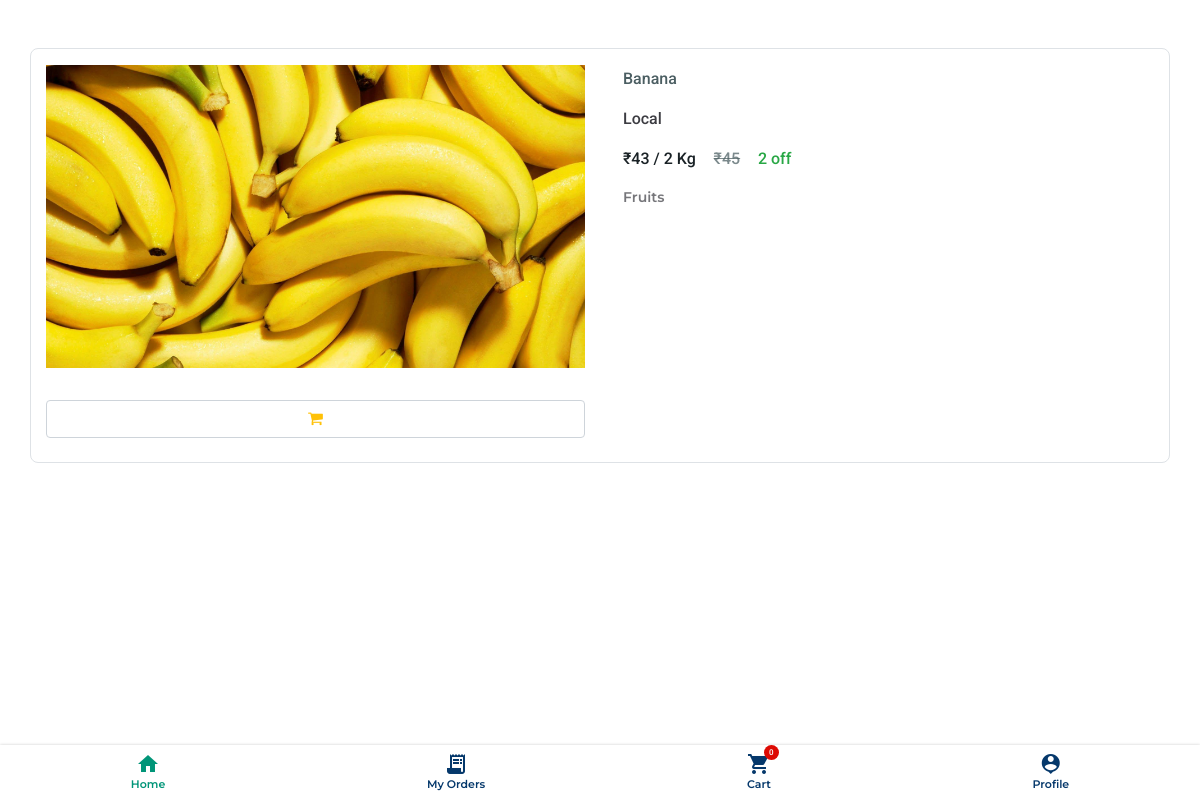
/userhome/category_products/user_view_product_details/2/ (signed in), run on the app's committed database.
### arman/models.py (models this page shows)
class product(models.Model):
    Name = models.CharField(max_length=100)
    Brand = models.CharField(max_length=100)
    Category = models.CharField(max_length=100)
    category_name = models.CharField(max_length=100)
    per_unit = models.CharField(max_length=100)
    Qty = models.IntegerField()
    Rate = models.IntegerField()
    Discount = models.IntegerField()
    Percentage = models.IntegerField()
    Total_rate = models.IntegerField()
    Top_product = models.CharField(max_length=20)
    Image = models.ImageField(upload_to='images', blank=True, null=True)

### arman/views.py (the view)
# urls.py: path('userhome/category_products/user_view_product_details/<int:pk>/',
def user_view_product_details(request, pk):
    if 'id' in request.session:
        cart_con = cart_count(request.session['id'])
        product_det = product.objects.get(id=pk)
        product_sub_imgs = product_images.objects.filter(Product_id=pk)
        _pro_ext_cart = Cart.objects.filter(Product=pk).count()
        if _pro_ext_cart > 0:
            cart_qty = Cart.objects.get(Product=pk)
            context = {'cart_qty': cart_qty, 'product_det': product_det,
                       'product_sub_imgs': product_sub_imgs, 'cart_con': cart_con}
            return render(request, 'user_product_fulldetails.html', context)
        return render(request, 'user_product_fulldetails.html',
                      {'product_det': product_det, 'product_sub_imgs': product_sub_imgs, 'cart_con': cart_con, 'cart_qty': _pro_ext_cart})
    else:
        return redirect('/')

### arman/views.py (called while the page is built)
def cart_count(uid):
    cots = Cart.objects.filter(User_id=uid).count()
    return cots

### arman/templates/user_product_fulldetails.html (shortened to what this page needs)
{% load static %}
<!DOCTYPE html>
<html lang="en">
<head>
    <link rel="stylesheet" href="{% static 'css/main.css' %}">
    <link rel="stylesheet" href="https://cdnjs.cloudflare.com/ajax/libs/font-awesome/4.7.0/css/font-awesome.min.css">
    <link rel="stylesheet" href="https://cdn.jsdelivr.net/npm/bootstrap@4.5.3/dist/css/bootstrap.min.css">
</head>
<body>
    <nav class="nav">
        <a href="{% url 'user_home' %}" class="nav__link nav__link--active">
            <i class="material-icons nav__icon">home</i>
            <span class="nav__text">Home</span>
        </a>
        <a href="{% url 'user_myorder' %}" class="nav__link ">
            <i class="material-icons nav__icon">receipt_long</i>
            <span class="nav__text">My Orders</span>
        </a>
        <a href="{% url 'cart_view' %}" class="nav__link">
            <i class="material-icons nav__icon">shopping_cart</i>
            <span class="nav__text">Cart</span>
            <span class="cart_count" id="cart_count">{{ cart_con }}</span>
        </a>
        <a href="{% url 'user_test_details' %}" class="nav__link">
            <i class="material-icons nav__icon">person_pin</i>
            <span class="nav__text">Profile</span>
        </a>
    </nav>
    <section class="product_full mt-5 mb-5" id="product_full">
        <div class="container mt-5 mb-5 border">
            <div class="row">
                <div class="col-lg-6">
                    <div class="img-box pt-3 pb-3">
                        <img src="{{ product_det.Image.url }}" class="img-fluid" alt="" id="img">
                    </div>
                    {% if cart_qty == 0 %}
                    <div class="wrapper pt-2 pb-2 d-none d-lg-block d-md-none">
                        <div class="row">
                            <div class="col-lg-12 col-md-12 col-12 pt-2">
                                <button type="submit" name="cart" value="cart" class="cart form-control"
                                    data-id="{{ product_det.id }}"><i class="fa fa-shopping-cart text-warning"
                                        aria-hidden="true"></i></button>
                            </div>
                        </div>
                    </div>
                    {%endif%}
                </div>
                <div class="col-lg-6">
                    <div class="wrapper pt-2 pb-2">
                        <p class="name pl-2">{{ product_det.Name }}</p>
                        <p class="brand pl-2">{{ product_det.Brand }}</p>
                        <div class="rates d-flex pl-2">
                            <span class="rate">₹{{ product_det.Total_rate }} / {{ product_det.Qty }}
                                {{product_det.per_unit }}</span>&nbsp;&nbsp;&nbsp;&nbsp;
                                {% if product_det.Rate == product_det.Total_rate %}
                                <span class="total_rate"></span>&nbsp;&nbsp;&nbsp;&nbsp;
                                {%else%}
                                <span class="total_rate">₹{{ product_det.Rate }}</span>&nbsp;&nbsp;&nbsp;&nbsp;
                                {%endif%}
                                {% if product_det.Discount > 0 %}
                                <span class="percentage text-success">{{ product_det.Discount }} off</span>
                                {%endif%}
                        </div>
                        <p class="category pt-3 pl-2">{{ product_det.category_name }}</p>
                    </div>
                </div>
            </div>
        </div>
    </section>
</body>
</html>

### arman/static/css/main.css (style rules this page uses)
html { scroll-behavior: smooth; }
* { margin: 0; padding: 0; list-style-type: none; box-sizing: border-box; text-decoration: none; scroll-behavior: smooth; }
body { font-family: sans-serif !important; }
#product_full { width: 100%; height: auto; }
#product_full .container { width: 100%; background-color: #fff; border-radius: 8px; }
#product_full .img-box .img-fluid { width: 100%; object-fit: cover; }
#product_full .wrapper { height: auto; }
#product_full .wrapper .name { font-family: 'Roboto', sans-serif; font-size: 16px; color: #4b5e62; padding-top: 10px; font-weight: 500; }
#product_full .wrapper .brand { font-family: 'Roboto', sans-serif; font-size: 16px; color: #3c3c42; font-weight: 500; }
#product_full .wrapper .rate { font-family: 'Roboto', sans-serif; font-size: 16px; color: #1A2226; font-weight: 500; }
#product_full .wrapper .rates .total_rate { font-family: 'Roboto', sans-serif; font-size: 16px; color: #4b5e62bb; font-weight: 500; text-decoration: line-through #4b5e62bb; }
#product_full .wrapper .rates .total_rate:before { content: '\00000A'; }
#product_full .wrapper .rates .percentage { font-family: 'Roboto', sans-serif; font-size: 16px; font-weight: 500; }
#product_full .wrapper .qty, .category, .discription { font-family: "Montserrat", sans-serif; font-size: 14px; font-weight: 600; color: #3c3c42; text-align: justify; opacity: 0.7; }
.nav { position: fixed; bottom: 0; width: 100%; height: 55px; box-shadow: 0 0 3px rgba(0, 0, 0, 0.2); background-color: #ffffff; display: flex; overflow-x: auto; z-index: 9999999999999; }
.nav__link { font-family: "Montserrat", sans-serif; font-weight: 550; display: flex; flex-direction: column; align-items: center; justify-content: center; flex-grow: 1; min-width: 50px; overflow: hidden; white-space: nowrap; font-size: 11px; color: #05386B; text-decoration: none; -webkit-tap-highlight-color: transparent; transition: background-color 0.1s ease-in-out; }
.nav__link--active { color: #009578; }
.nav__icon { font-size: 18px; }
.cart_count { display: flex; justify-content: center; align-items: center; font-family: 'Roboto', sans-serif; font-size: 8px; position: absolute; top: 0; margin-left: 25px; color: #F5F5F5; background-color: #dd0a03; padding: 5px; width: 15px; height: 15px; border-radius: 50%; }

### data on the page
product: Image (picture), Name "Banana", Brand "Local", Total_rate "43", Qty "2", per_unit "Kg", Rate "45", Discount "2", category_name "Fruits"

### other printed values
{{ cart_con }} "0"
